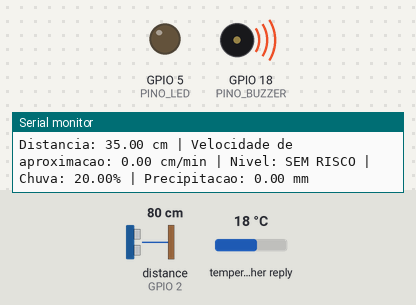
Simulated run of this sketch. Board: ESP32. Shown: output pins drawn as LEDs (lit = HIGH), buzzer (waves = sounding, pin HIGH), the last lines printed to the serial monitor. Wiring (inferred from the names in the program): ultrasonic range finder: trigger GPIO 4; echo GPIO 2. The test bench sets the inputs (shaded band); at power-on: distance to the obstacle (sensor on GPIO 2) 80 cm, temperature in the weather reply 18 °C. The echo pulse lasts 58.3 µs per cm; WiFi joins after 1.5 s; servers stay silent unless stated; web services answer with replies made up by the test bench; pins used as bus, display or sensor lines are not drawn.

Above: at 3.2 s.
3.3 s: distance to the obstacle (sensor on GPIO 2) set to 17 cm
6.3 s: distance to the obstacle (sensor on GPIO 2) set to 12 cm
At 7.6 s:
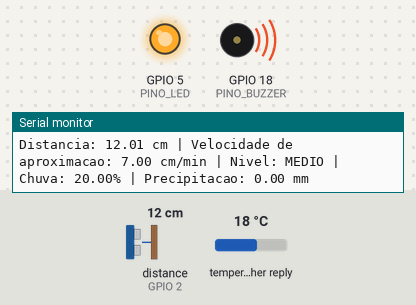
7.9 s: distance to the obstacle (sensor on GPIO 2) set to 9 cm
At 9.8 s:
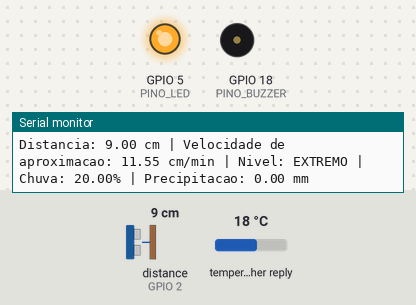
11.3 s: distance to the obstacle (sensor on GPIO 2) set to 5 cm
At 12.0 s:
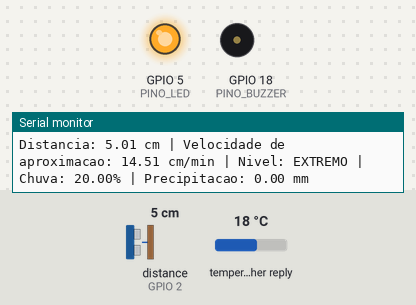
14.3 s: distance to the obstacle (sensor on GPIO 2) set to 8 cm
At 17.2 s:
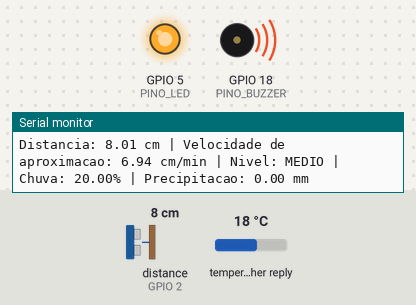
Timing chart, 0 to 18.3 s (numbered marks = the images above; inputs shaded):
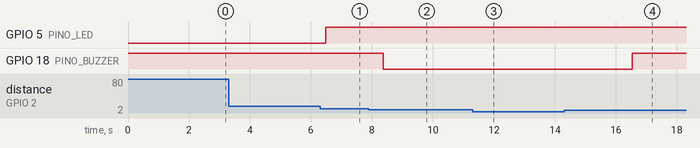

The sketch:

sketch_may22a.ino
```cpp
#define BLYNK_TEMPLATE_ID "TMPL2ELT0sGQm"
#define BLYNK_TEMPLATE_NAME "Detector de Enchentes"
#define BLYNK_AUTH_TOKEN "RIcRbMjTSvOf5qT_guQlhj_RF67__CNC"

#include <WiFi.h>
#include <WiFiClientSecure.h>
#include <HTTPClient.h>
#include <ArduinoJson.h>
#include <BlynkSimpleEsp32.h>

char ssid[] = "Casa_2.4";
char pass[] = "misquici";

const float LATITUDE = -5.0892;
const float LONGITUDE = -42.8019;
const char CIDADE_MONITORADA[] = "Teresina - PI";

const int PINO_TRIG = 4;
const int PINO_ECHO = 2;

const int PINO_LED = 5;
const int PINO_BUZZER = 18;

const bool MODO_TESTE_VASILHA = true;

const float DISTANCIA_ALERTA_LEVE_CM = 15.0;
const float DISTANCIA_ALERTA_MEDIO_CM = 10.0;
const float DISTANCIA_ALERTA_EXTREMO_CM = 5.0;

const float DISTANCIA_RECUPERA_LEVE_CM = 17.0;
const float DISTANCIA_RECUPERA_MEDIO_CM = 12.0;
const float DISTANCIA_RECUPERA_EXTREMO_CM = 7.0;
const float DISTANCIA_MAXIMA_TESTE_CM = 35.0;

const float VELOCIDADE_ALERTA_LEVE_CM_S = 0.02;
const float VELOCIDADE_ALERTA_MEDIO_CM_S = 0.08;
const float VELOCIDADE_ALERTA_EXTREMO_CM_S = 0.17;
const float VELOCIDADE_MAXIMA_TESTE_CM_MIN = 20.0;
const float VELOCIDADE_MAXIMA_TESTE_CM_S = VELOCIDADE_MAXIMA_TESTE_CM_MIN / 60.0;
const float VELOCIDADE_MINIMA_EXIBICAO_CM_MIN = 0.05;

const int TOTAL_LEITURAS = 5;
const float PESO_FILTRO_VELOCIDADE = 0.35;
const float VARIACAO_MINIMA_CM = 0.2;
const unsigned long INTERVALO_VELOCIDADE_MS = 2UL * 1000UL;
const unsigned long TEMPO_SEM_SUBIR_MS = 10UL * 60UL * 1000UL;
const unsigned long INTERVALO_CLIMA_MS = 15UL * 60UL * 1000UL;
const unsigned long INTERVALO_BLYNK_MS = 100;
const unsigned long INTERVALO_NOTIFICACAO_MS = 10UL * 60UL * 1000UL;

float distanciaReferenciaVelocidade = -1.0;
float distanciaAtual = -1.0;
float velocidadeFiltrada = 0.0;
float chanceChuva = 0.0;
float chuvaPrevistaMm = 0.0;
unsigned long tempoReferenciaVelocidade = 0;
unsigned long ultimaSubidaAgua = 0;
unsigned long ultimaNotificacaoExtremo = 0;
bool buzzerLigado = false;
int ledBlynk = 0;
String nivelAtualTexto = "SEM RISCO";

BlynkTimer timer;

enum NivelAlerta {
  SEM_ALERTA,
  ALERTA_LEVE,
  ALERTA_MEDIO,
  ALERTA_EXTREMO
};

enum RiscoClima {
  CLIMA_NORMAL,
  CLIMA_ATENCAO,
  CLIMA_PERIGOSO
};

NivelAlerta nivelComMemoria = SEM_ALERTA;

float medirDistanciaCm() {
  float somaDistancias = 0.0;
  int leiturasValidas = 0;

  for (int i = 0; i < TOTAL_LEITURAS; i++) {
    digitalWrite(PINO_TRIG, LOW);
    delayMicroseconds(2);

    digitalWrite(PINO_TRIG, HIGH);
    delayMicroseconds(10);

    digitalWrite(PINO_TRIG, LOW);

    long duracao = pulseIn(PINO_ECHO, HIGH, 30000);

    if (duracao > 0) {
      somaDistancias += (duracao * 0.0343) / 2;
      leiturasValidas++;
    }

    delay(40);
  }

  if (leiturasValidas == 0) {
    return -1.0;
  }

  return somaDistancias / leiturasValidas;
}

RiscoClima calcularRiscoClima() {
  if (chanceChuva >= 90.0 || chuvaPrevistaMm >= 15.0) {
    return CLIMA_PERIGOSO;
  }

  if (chanceChuva >= 70.0 || chuvaPrevistaMm >= 5.0) {
    return CLIMA_ATENCAO;
  }

  return CLIMA_NORMAL;
}

NivelAlerta calcularNivelAlerta(float distancia, float velocidadeAproximacao) {
  RiscoClima riscoClima = calcularRiscoClima();
  float ajusteClima = 0.0;

  if (MODO_TESTE_VASILHA) {
    ajusteClima = 0.0;
  } else if (riscoClima == CLIMA_ATENCAO) {
    ajusteClima = 5.0;
  } else if (riscoClima == CLIMA_PERIGOSO) {
    ajusteClima = 10.0;
  }

  float limiteLeve = DISTANCIA_ALERTA_LEVE_CM + ajusteClima;
  float limiteMedio = DISTANCIA_ALERTA_MEDIO_CM + (ajusteClima / 2.0);
  float limiteExtremo = DISTANCIA_ALERTA_EXTREMO_CM;
  float velocidadeMedio = VELOCIDADE_ALERTA_MEDIO_CM_S;
  float velocidadeExtremo = VELOCIDADE_ALERTA_EXTREMO_CM_S;

  if (!MODO_TESTE_VASILHA && riscoClima == CLIMA_PERIGOSO) {
    velocidadeMedio = 0.06;
    velocidadeExtremo = 0.12;
  }

  if (distancia <= limiteExtremo ||
      (distancia <= limiteMedio &&
       velocidadeAproximacao >= velocidadeExtremo)) {
    return ALERTA_EXTREMO;
  }

  if (distancia <= limiteMedio ||
      (distancia <= limiteLeve &&
       velocidadeAproximacao >= velocidadeMedio)) {
    return ALERTA_MEDIO;
  }

  if (distancia <= limiteLeve ||
      velocidadeAproximacao >= VELOCIDADE_ALERTA_LEVE_CM_S) {
    return ALERTA_LEVE;
  }

  return SEM_ALERTA;
}

int prioridadeNivel(NivelAlerta nivel) {
  if (nivel == ALERTA_EXTREMO) {
    return 3;
  }

  if (nivel == ALERTA_MEDIO) {
    return 2;
  }

  if (nivel == ALERTA_LEVE) {
    return 1;
  }

  return 0;
}

bool aguaRecuouParaReduzirNivel(NivelAlerta nivel, float distancia) {
  if (nivel == ALERTA_EXTREMO) {
    return distancia >= DISTANCIA_RECUPERA_EXTREMO_CM;
  }

  if (nivel == ALERTA_MEDIO) {
    return distancia >= DISTANCIA_RECUPERA_MEDIO_CM;
  }

  if (nivel == ALERTA_LEVE) {
    return distancia >= DISTANCIA_RECUPERA_LEVE_CM;
  }

  return true;
}

NivelAlerta atualizarNivelComMemoria(NivelAlerta nivelAtual, NivelAlerta nivelCalculado, float distancia) {
  if (prioridadeNivel(nivelCalculado) > prioridadeNivel(nivelAtual)) {
    ultimaSubidaAgua = millis();
    return nivelCalculado;
  }

  if (nivelCalculado == nivelAtual) {
    return nivelAtual;
  }

  bool aguaRecuou = aguaRecuouParaReduzirNivel(nivelAtual, distancia);
  bool ficouTempoSemSubir = millis() - ultimaSubidaAgua >= TEMPO_SEM_SUBIR_MS;

  if (prioridadeNivel(nivelCalculado) < prioridadeNivel(nivelAtual) &&
      (aguaRecuou || ficouTempoSemSubir)) {
    return nivelCalculado;
  }

  return nivelAtual;
}

void atualizarBuzzer(NivelAlerta nivel) {
  if (nivel != ALERTA_EXTREMO) {
    digitalWrite(PINO_BUZZER, HIGH);
    buzzerLigado = false;
    return;
  }

  digitalWrite(PINO_BUZZER, LOW);
  buzzerLigado = true;
}

const char* nomeNivelAlerta(NivelAlerta nivel) {
  if (nivel == ALERTA_EXTREMO) {
    return "EXTREMO";
  }

  if (nivel == ALERTA_MEDIO) {
    return "MEDIO";
  }

  if (nivel == ALERTA_LEVE) {
    return "LEVE";
  }

  return "SEM RISCO";
}

void atualizarClima() {
  if (WiFi.status() != WL_CONNECTED) {
    return;
  }

  WiFiClientSecure client;
  HTTPClient http;
  client.setInsecure();

  String url = "https://api.open-meteo.com/v1/forecast?latitude=";
  url += String(LATITUDE, 4);
  url += "&longitude=";
  url += String(LONGITUDE, 4);
  url += "&hourly=precipitation_probability,precipitation&forecast_days=1&timezone=auto";

  http.begin(client, url);
  int codigoHttp = http.GET();

  if (codigoHttp == 200) {
    String resposta = http.getString();
    DynamicJsonDocument doc(12000);
    DeserializationError erro = deserializeJson(doc, resposta);

    if (!erro) {
      chanceChuva = doc["hourly"]["precipitation_probability"][0] | 0.0;
      chuvaPrevistaMm = doc["hourly"]["precipitation"][0] | 0.0;
    }
  }

  http.end();
}

float velocidadeParaBlynkCmMin() {
  float velocidadeCmMin = velocidadeFiltrada * 60.0;

  if (velocidadeCmMin < VELOCIDADE_MINIMA_EXIBICAO_CM_MIN) {
    return 0.0;
  }

  if (MODO_TESTE_VASILHA && velocidadeCmMin > VELOCIDADE_MAXIMA_TESTE_CM_MIN) {
    return VELOCIDADE_MAXIMA_TESTE_CM_MIN;
  }

  return velocidadeCmMin;
}

void enviarDadosBlynk() {
  Blynk.virtualWrite(V0, distanciaAtual);
  Blynk.virtualWrite(V1, velocidadeParaBlynkCmMin());
  Blynk.virtualWrite(V2, nivelAtualTexto);
  Blynk.virtualWrite(V3, chanceChuva);
  Blynk.virtualWrite(V4, chuvaPrevistaMm);
  Blynk.virtualWrite(V5, ledBlynk);
  Blynk.virtualWrite(V6, CIDADE_MONITORADA);
}

void notificarBlynkSeExtremo(NivelAlerta nivel) {
  if (nivel != ALERTA_EXTREMO) {
    return;
  }

  unsigned long agora = millis();

  if (agora - ultimaNotificacaoExtremo < INTERVALO_NOTIFICACAO_MS) {
    return;
  }

  String mensagem = "Alerta EXTREMO: distancia ";
  mensagem += String(distanciaAtual, 1);
  mensagem += " cm, chuva ";
  mensagem += String(chanceChuva, 0);
  mensagem += "%";

  Blynk.logEvent("alerta_extremo", mensagem);
  ultimaNotificacaoExtremo = agora;
}

void setup() {

  Serial.begin(9600);

  pinMode(PINO_TRIG, OUTPUT);
  pinMode(PINO_ECHO, INPUT);

  pinMode(PINO_LED, OUTPUT);
  pinMode(PINO_BUZZER, OUTPUT);

  // buzzer comeca desligado
  digitalWrite(PINO_BUZZER, HIGH);

  Blynk.begin(BLYNK_AUTH_TOKEN, ssid, pass);
  atualizarClima();
  timer.setInterval(INTERVALO_CLIMA_MS, atualizarClima);
  timer.setInterval(INTERVALO_BLYNK_MS, enviarDadosBlynk);
}

void loop() {
  Blynk.run();
  timer.run();

  // mede distancia
  float distancia = medirDistanciaCm();

  if (distancia < 0) {
    Serial.println("Sem risco");
    digitalWrite(PINO_LED, LOW);
    digitalWrite(PINO_BUZZER, HIGH);
    nivelAtualTexto = "SEM RISCO";
    nivelComMemoria = SEM_ALERTA;
    ledBlynk = 0;
    delay(500);
    return;
  }

  if (MODO_TESTE_VASILHA && distancia > DISTANCIA_MAXIMA_TESTE_CM) {
    distancia = DISTANCIA_MAXIMA_TESTE_CM;
    distanciaReferenciaVelocidade = distancia;
    tempoReferenciaVelocidade = millis();
    velocidadeFiltrada = 0.0;
  }

  distanciaAtual = distancia;

  unsigned long tempoAtual = millis();
  float velocidadeAproximacao = 0.0;

  if (distanciaReferenciaVelocidade < 0 || tempoReferenciaVelocidade == 0) {
    distanciaReferenciaVelocidade = distancia;
    tempoReferenciaVelocidade = tempoAtual;
    ultimaSubidaAgua = tempoAtual;
  }

  if (tempoAtual - tempoReferenciaVelocidade >= INTERVALO_VELOCIDADE_MS) {
    float tempoSegundos = (tempoAtual - tempoReferenciaVelocidade) / 1000.0;
    float variacaoDistancia = distanciaReferenciaVelocidade - distancia;

    if (tempoSegundos > 0) {
      if (variacaoDistancia >= VARIACAO_MINIMA_CM) {
        velocidadeAproximacao = variacaoDistancia / tempoSegundos;
        ultimaSubidaAgua = tempoAtual;
      }

      if (MODO_TESTE_VASILHA && velocidadeAproximacao > VELOCIDADE_MAXIMA_TESTE_CM_S) {
        velocidadeAproximacao = VELOCIDADE_MAXIMA_TESTE_CM_S;
      }

      velocidadeFiltrada = (PESO_FILTRO_VELOCIDADE * velocidadeAproximacao) +
                           ((1.0 - PESO_FILTRO_VELOCIDADE) * velocidadeFiltrada);
    }

    distanciaReferenciaVelocidade = distancia;
    tempoReferenciaVelocidade = tempoAtual;
  }

  Serial.print("Distancia: ");
  Serial.print(distancia);
  Serial.print(" cm | Velocidade de aproximacao: ");
  Serial.print(velocidadeParaBlynkCmMin());
  Serial.print(" cm/min | Nivel: ");
  NivelAlerta nivelCalculado = calcularNivelAlerta(distancia, velocidadeFiltrada);
  NivelAlerta nivel = atualizarNivelComMemoria(nivelComMemoria, nivelCalculado, distancia);
  nivelComMemoria = nivel;
  nivelAtualTexto = nomeNivelAlerta(nivel);
  Serial.print(nivelAtualTexto);
  Serial.print(" | Chuva: ");
  Serial.print(chanceChuva);
  Serial.print("% | Precipitacao: ");
  Serial.print(chuvaPrevistaMm);
  Serial.println(" mm");

  if (nivel == ALERTA_MEDIO || nivel == ALERTA_EXTREMO) {
    digitalWrite(PINO_LED, HIGH);
    ledBlynk = 255;
  } else {
    digitalWrite(PINO_LED, LOW);
    ledBlynk = 0;
  }

  atualizarBuzzer(nivel);
  notificarBlynkSeExtremo(nivel);

  delay(50);
}
```

Measured:
- the behaviour switches between 15 and 14 cm on distance to the obstacle (sensor on GPIO 2) (found by bisection; images 0 and 1)
- the behaviour switches between 11 and 10 cm on distance to the obstacle (sensor on GPIO 2) (found by bisection; images 1 and 2)
- the behaviour switches between 6 and 7 cm on distance to the obstacle (sensor on GPIO 2) (found by bisection; images 3 and 4)
- after the input at 6.3 s, GPIO 5 (PINO_LED): LOW → HIGH after 0.19 s
- after the input at 7.9 s, GPIO 18 (PINO_BUZZER): HIGH → LOW after 0.48 s
- after the input at 11.3 s, GPIO 18 (PINO_BUZZER): stays LOW (without the input it goes to HIGH after 0.85 s)
- after the input at 14.3 s, GPIO 18 (PINO_BUZZER): LOW → HIGH after 2.2 s
